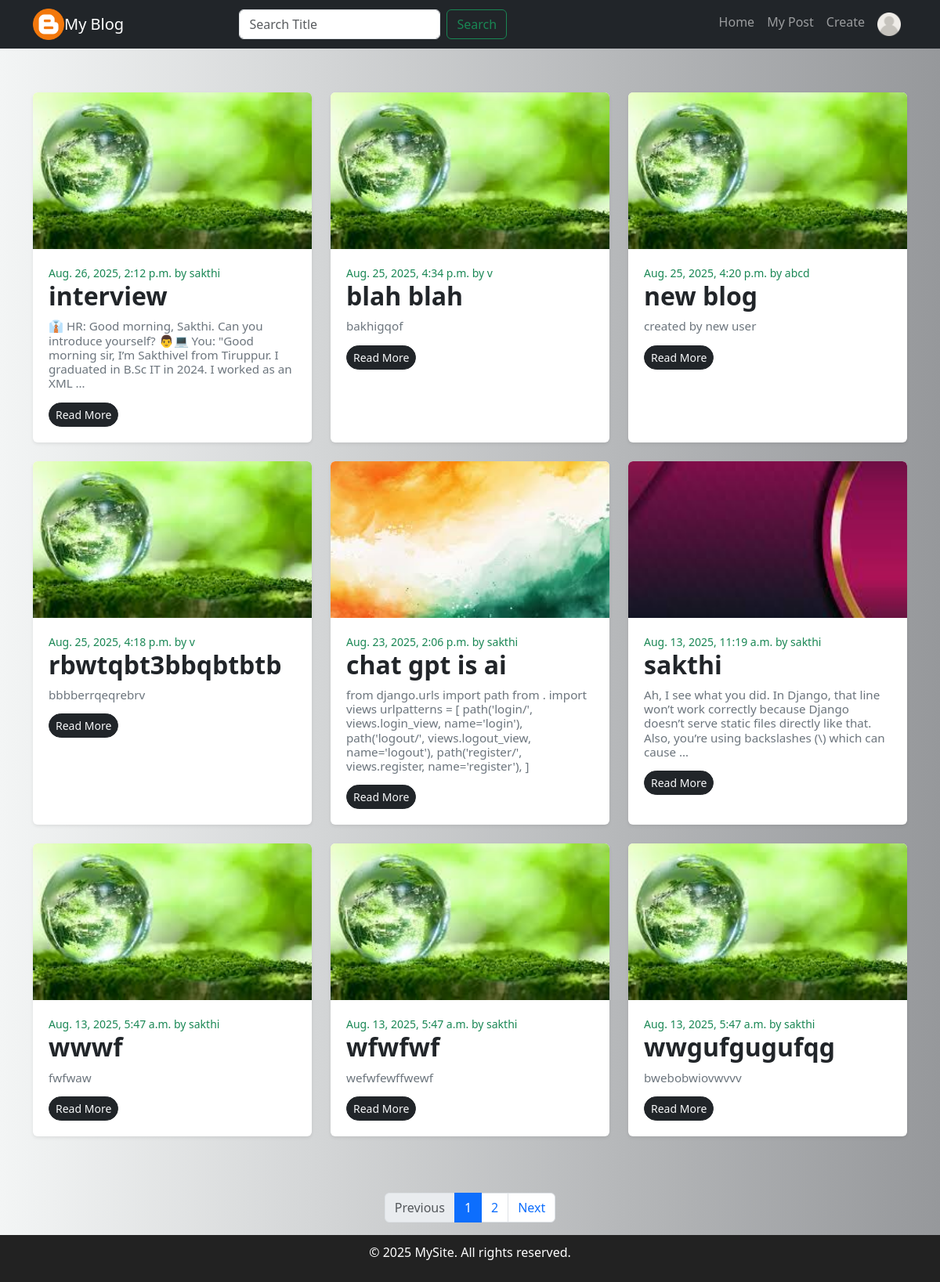
The app's page /user/dashboard/ (signed in), older data.
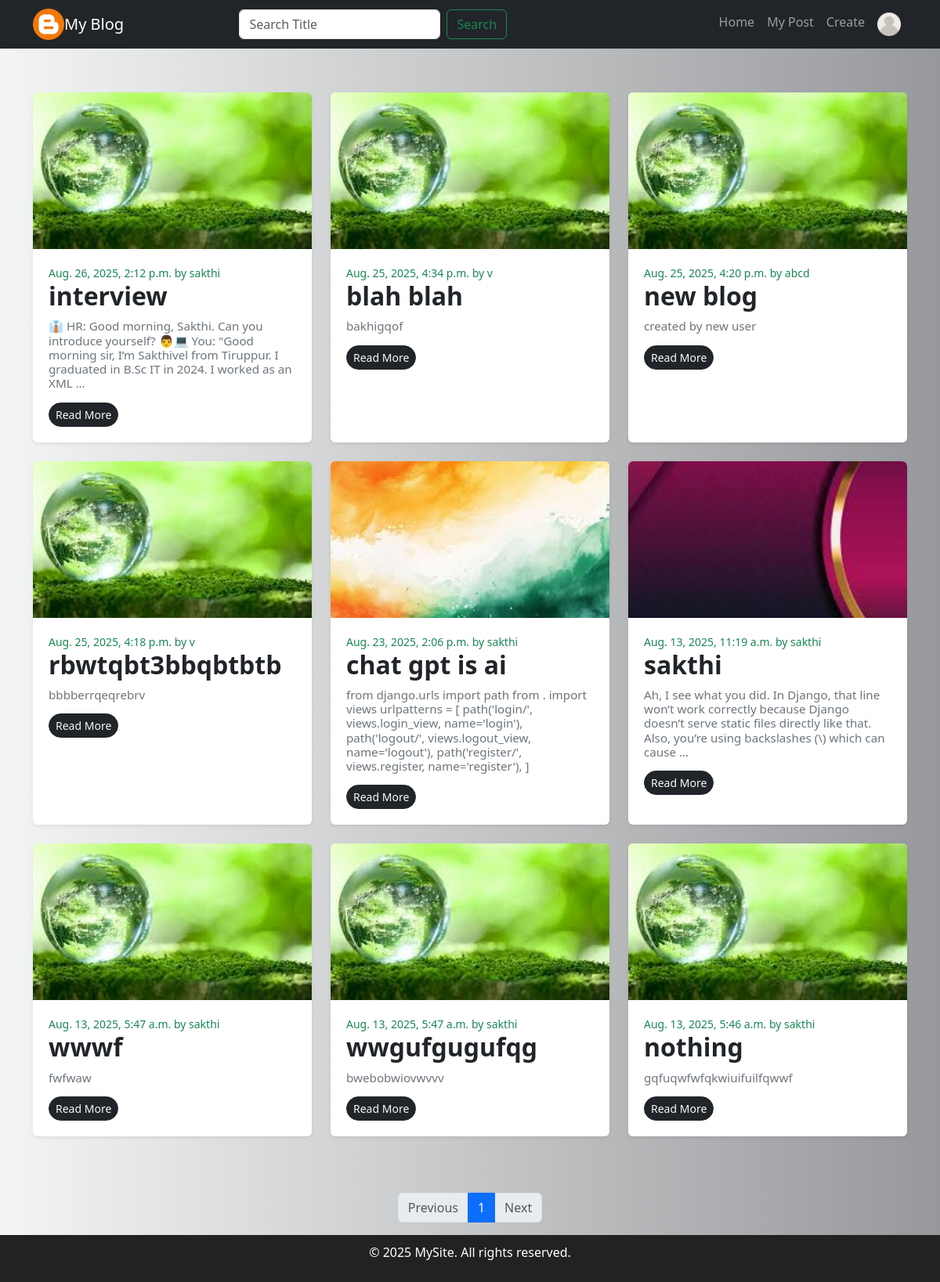
The same page, newer data.
### blog/models.py (models this page shows, shortened)
class Post(models.Model):
    title = models.CharField(max_length=100)
    content = models.TextField(null=True)
    created_at = models.DateTimeField(auto_now_add=True)
    file = models.ImageField(upload_to='blog_images/', blank=True, null=True, default='blog_images/default.jpg')
    author = models.ForeignKey(User, on_delete=models.CASCADE, related_name="posts")
    @property
    def file_url(self):
        if self.file:                 # Safe: False when there is no file
            try:
                return self.file.url  # Works only if a file exists
            except ValueError:
                pass                  # In case a weird empty value slipped in
        return static('blog/assets/default.jpg')

### user/views.py (the view)
# urls.py: path('dashboard/', views.Dashboard, name='dashboard'),
@login_required(login_url='/user/login')
def Dashboard(request):
    post_list = Post.objects.all().order_by('-created_at')  # fetch posts from db
    paginator = Paginator(post_list, 9)
    page_number = request.GET.get('page')
    posts = paginator.get_page(page_number)
    return render(request, 'dashboard.html', {'posts': posts})

### blog/templates/dashboard.html (shortened to what this page needs)
{% extends 'oldbase.html' %}
{% load static %}
{% block content %}
<div class="container py-5">
  <div class="row g-4">
    {% for post in posts %}
      <div class="col-lg-4 col-md-6 col-sm-12">
        <div class="card blog-card h-100 shadow-sm rounded">
          <img src="{{ post.file_url }}" class="card-img-top" alt="{{ post.title }}">
          <div class="card-body">
            <div class="text-success small">{{ post.created_at }} by {{ post.author }}</div>
            <h5 class="card-title h2">{{ post.title }}</h5>
            <p class="card-text h6">{{ post.content|truncatewords:30 }}</p>
            <a class="btn btn-dark text-light btn-sm rounded-pill" href="{% url 'detail_view' post.id %}">Read More</a>
          </div>
        </div>
      </div>
    {% endfor %}
  </div>
</div>
<nav aria-label="Page navigation">
  <ul class="pagination justify-content-center mt-4">
    {% if posts.has_previous %}
    <li class="page-item">
      <a class="page-link" href="?page={{ posts.previous_page_number }}">Previous</a>
    </li>
    {% else %}
    <li class="page-item disabled"><span class="page-link">Previous</span></li>
    {% endif %}
    {% for num in posts.paginator.page_range %}
    {% if posts.number == num %}
    <li class="page-item active"><span class="page-link">{{ num }}</span></li>
    {% else %}
    <li class="page-item"><a class="page-link" href="?page={{ num }}">{{ num }}</a></li>
    {% endif %}
    {% endfor %}
    {% if posts.has_next %}
    <li class="page-item">
        <a class="page-link" href="?page={{ posts.next_page_number }}">Next</a>
      </li>
      {% else %}
      <li class="page-item disabled"><span class="page-link">Next</span></li>
      {% endif %}
  </ul>
</nav>
{% endblock %}

Row changes from the older to the newer data that the page shows:
removed Post: file_url (placeholder picture), created_at "Aug. 13, 2025, 5:47 a.m.", author "sakthi", title "wfwfwf", content "wefwfewffwewf"
now on this page (row unchanged): Post: file_url (placeholder picture), created_at "Aug. 13, 2025, 5:46 a.m.", author "sakthi", title "nothing", content "gqfuqwfwfqkwiuifuilfqwwf"
Text that changed along with them:
list line gone: "2"
